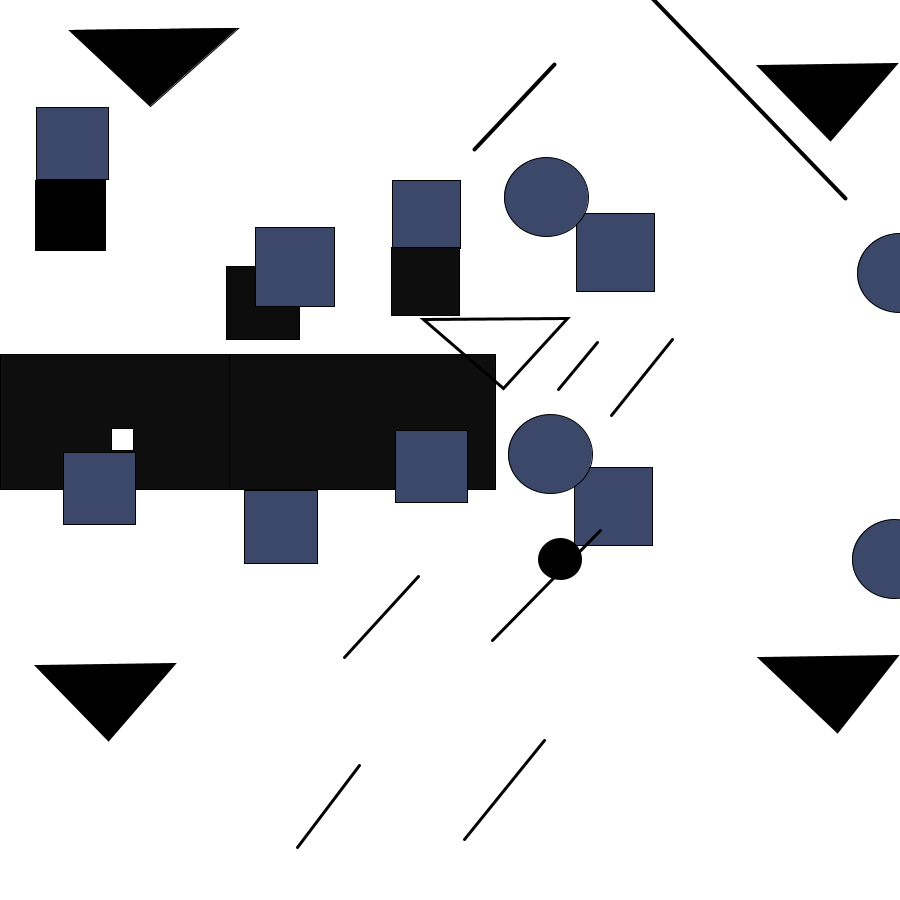
Frame 1 (no input)
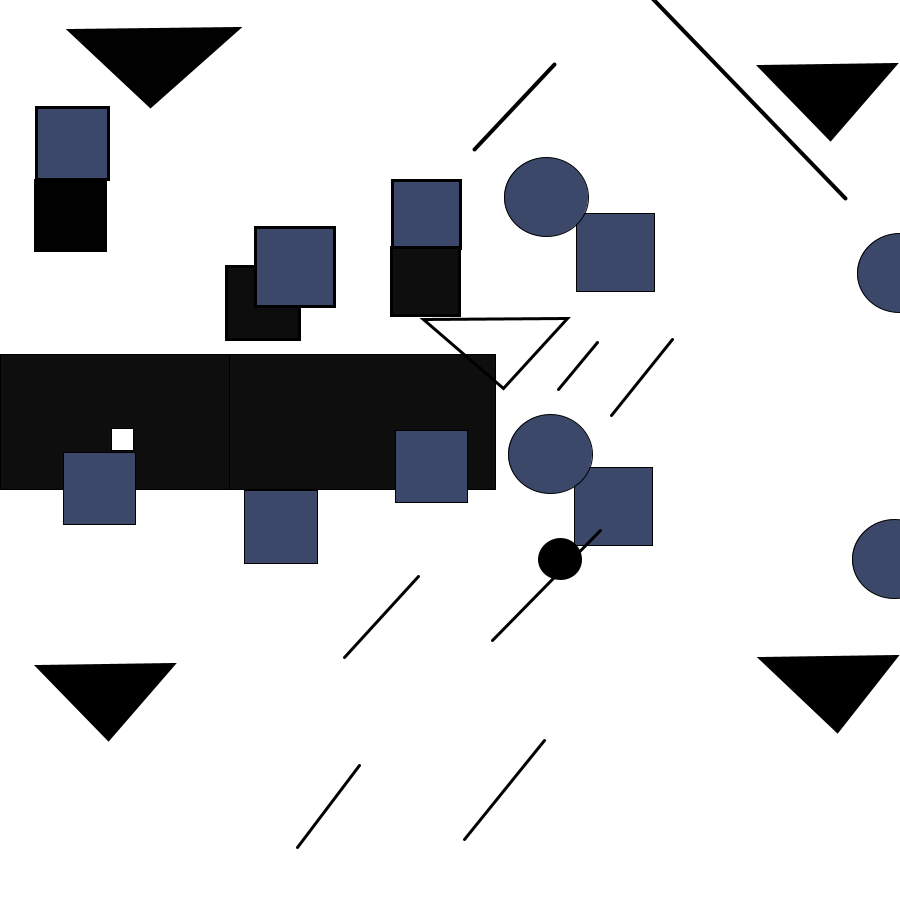
Frame 60 (the mouse pressed at the canvas centre just before this capture)
Frame 120 (the mouse held since frame 60 and released just before this capture): identical to frame 60, image omitted

The Processing sketch that drew these frames (run headless with seeded random() and noise(); from frame 60 on, the mouse is pressed at the canvas centre):

// Processing sketch: Art_recreate
// ── Art_recreate.pde
void setup() {
  size(900, 900);
}
//tumblr_9ddca62be4c80cf7d03c8155490228bc_52e0d8ab_2048

void draw() {
  background(255);

  //squares starting top left blue/black

  fill(#3c486a);
  square(36, 107, 72);

  fill(1); //set color of 1st square
  square(35, 180, 70); //left blue square
  //left black square
  fill(#0c0c0d);    //set color of 2nd square
  square(226, 266, 73);  //2nd set square black
  fill(#3c486a);  //set color 2nd square blue
  square(255, 227, 79); ///2nd set square blue on top

  fill(1);
  triangle(238, 28, 69, 30, 150, 106); //triangle on top


  fill(#3c486a); //set color of 3rd set of  square
  square(392, 180, 68); //left blue square
  //left black square
  fill(#0e0e0e);    //set color of 3rd square
  square(391, 247, 68);  //2nd set square black


  //lines
  fill(#0e0e0e);
  PVector anchorA = new PVector(554, 64);
  PVector anchorB = new PVector(474, 149);
  strokeWeight(4);
  line(anchorA.x, anchorA.y, anchorB.x, anchorB.y);


  PVector anchorC = new PVector(651, -3);
  PVector anchorD = new PVector(845, 198);
  line(anchorC.x, anchorC.y, anchorD.x, anchorD.y);
  strokeWeight(1);

  rect(0, 354, 271, 135);
  rect(229, 354, 266, 135);

  fill(#3c486a);
  square(395, 430, 72);   //middle square
  square(63, 452, 72);  //first square
  square(244, 490, 73);  //end square in retancle
  fill(255);

  square(111, 428, 22);
  //circlesquare top section
  fill(#3c486a);
  square(576, 213, 78);

  ellipse(546, 197, 84, 79);
  ellipse(899, 273, 84, 79);
  //bottom section circle stacking on square
  square(574, 467, 78);
  ellipse(550, 454, 84, 79);
  ellipse(894, 559, 84, 79);

  //6 lines in the bottom area
strokeWeight(3);
  PVector anchor1 = new PVector(558, 389);
  PVector anchor2 = new PVector(597, 342);
  line(anchor1.x, anchor1.y, anchor2.x, anchor2.y);
  

  PVector anchor3 = new PVector(611, 415);
  PVector anchor4 = new PVector(672, 339);
  line(anchor3.x, anchor3.y, anchor4.x, anchor4.y);
  

  //black circle
  fill(0);
  ellipse(560, 559, 41, 39);

  //lines near the black circle
//left line
  PVector anchor5 = new PVector(344, 657);
  PVector anchor6 = new PVector(418, 576);
  line(anchor5.x, anchor5.y, anchor6.x, anchor6.y);
  

//right line through circle
  PVector anchor7 = new PVector(492, 640);
  PVector anchor8 = new PVector(600, 530);
  line(anchor7.x, anchor7.y, anchor8.x, anchor8.y);
  

  //lines by the black triangle

//left line
  PVector anchor9 = new PVector(297, 847);
  PVector anchor10 = new PVector(359, 765);
  line(anchor9.x, anchor9.y, anchor10.x, anchor10.y);
 
//right line
  PVector anchor11 = new PVector(464, 839);
  PVector anchor12 = new PVector(544, 740);
  line(anchor11.x, anchor11.y, anchor12.x, anchor12.y);
 
strokeWeight(3);
translate(543,-42);
triangle(287, 181, 216, 108, 352, 106); //top right black triangle

translate(1,592);  //bottom black triangle
triangle(293, 181, 216, 108, 352, 106); 

translate(-723,8);  //left black triangle
triangle(287, 181, 216, 108, 352, 106); 


translate(434,-348);
fill(323);
triangle(248, 178, 168, 109, 312, 108); 

//PVector TripleTriangleA = new PVector(200,200);
//PVector TripleTriangleB = new PVector(200,200);
//PVector TripleTriangleC = new PVector(200,200);
//line(TripleTriangleA.x, TripleTriangleA.y, TripleTriangleB.x, TripleTriangleB.y);


  if (frameCount == 1) {
    String filename = "output";
    save(filename + ".png");
    print("canvas saved as " + filename + ".png");
  }
}
